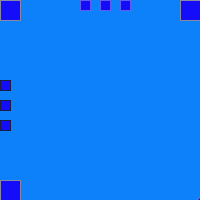
Frame 1 (no input)
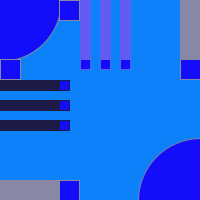
Frame 60 (the mouse pressed at the canvas centre just before this capture)
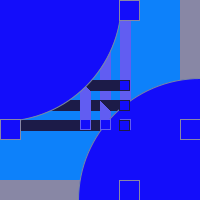
Frame 120 (the mouse held since frame 60 and released just before this capture)

The Processing sketch that drew these frames (run headless with seeded random() and noise(); from frame 60 on, the mouse is pressed at the canvas centre):

// Processing sketch: processing_79794
// ── processing_79794.pde

int diameter = 5;

void setup() {
size(200, 200);
background(13,129,250);
frameRate(10);
noStroke();
fill(19,13,250);
}

int a = 0;
int b = 0;
int c= 0;
int d=0;
int e=0;
int f=0;
int g=0;
int h=0;
int i=0;
int j=0;

int diameter2 = 5;
void draw() {
  stroke(120,135,165);
  ellipse(200,200,diameter,diameter);
diameter = diameter + 2;
   ellipse(0,0,diameter2,diameter2);
diameter2 = diameter2 + 2;
  
stroke(136,135,165);
rect(a++,0, 20, 20);
rect(b++,180,20,20);
rect(0,c++,20,20);
rect(180,d++,20,20);

stroke(97,93,242);
rect(100,e++,10,10);
rect(120,f++,10,10);
rect(80,g++,10,10);
stroke(28,27,72);
rect(h++,100,10,10);
rect(i++,120,10,10);
rect(j++,80,10,10);
}
